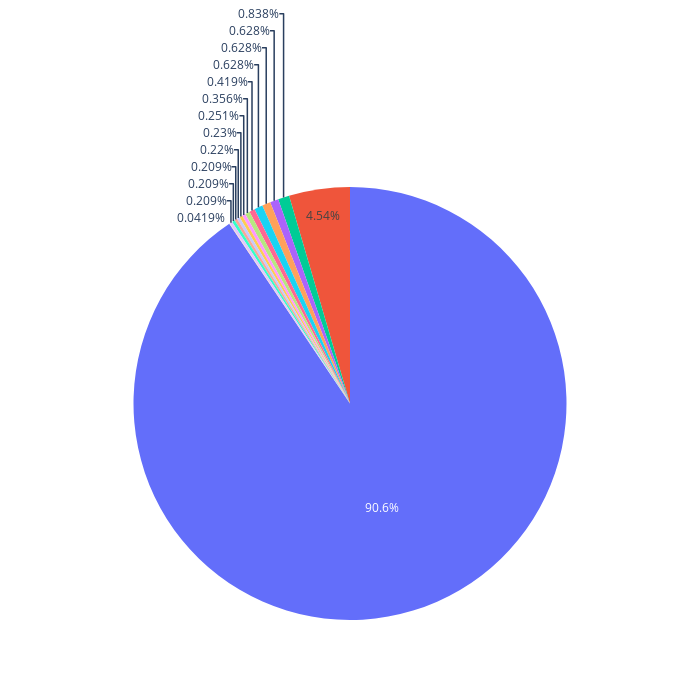

Notebook cell for this chart:
### Code cell
px.pie(labels=country_name,values=country_value,width=700,height=700)

### Figure 1 — Plotly figure (JSON) as saved in the notebook; plotly's stock layout.template omitted (floating-point values rounded to 4 significant figures)
{"data": [{"domain": {"x": [0, 1], "y": [0, 1]}, "hovertemplate": "value=%{value}<extra></extra>", "legendgroup": "", "name": "", "showlegend": false, "type": "pie", "values": [8652, 434, 80, 60, 60, 60, 40, 34, 24, 22, 21, 20, 20, 20, 4]}], "layout": {"height": 700, "legend": {"tracegroupgap": 0}, "margin": {"t": 60}, "width": 700}}
